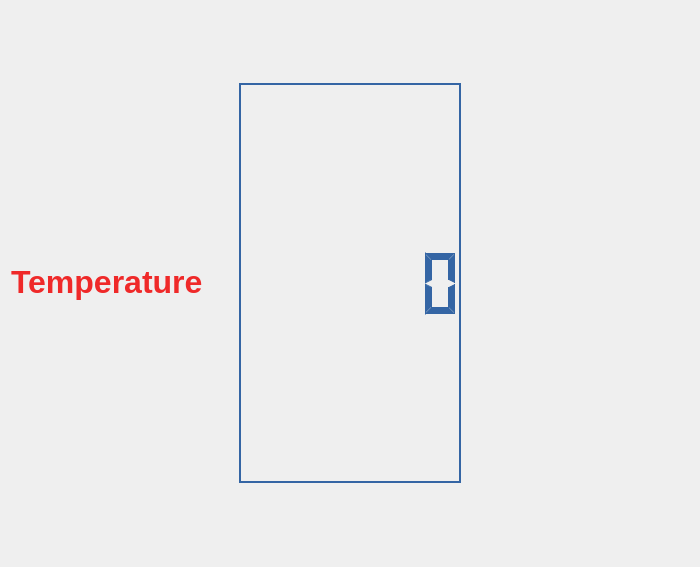
<?xml version="1.0" encoding="UTF-8"?>
<ui version="4.0">
 <class>Dialog</class>
 <widget class="QDialog" name="Dialog">
  <property name="geometry">
   <rect>
    <x>0</x>
    <y>0</y>
    <width>700</width>
    <height>567</height>
   </rect>
  </property>
  <property name="windowTitle">
   <string>Dialog</string>
  </property>
  <layout class="QGridLayout" name="gridLayout">
   <item row="0" column="3">
    <widget class="QLCDNumber" name="tempLcdNumber">
     <property name="palette">
      <palette>
       <active>
        <colorrole role="WindowText">
         <brush brushstyle="SolidPattern">
          <color alpha="255">
           <red>52</red>
           <green>101</green>
           <blue>164</blue>
          </color>
         </brush>
        </colorrole>
        <colorrole role="Light">
         <brush brushstyle="SolidPattern">
          <color alpha="255">
           <red>52</red>
           <green>101</green>
           <blue>164</blue>
          </color>
         </brush>
        </colorrole>
        <colorrole role="Dark">
         <brush brushstyle="SolidPattern">
          <color alpha="255">
           <red>52</red>
           <green>101</green>
           <blue>164</blue>
          </color>
         </brush>
        </colorrole>
        <colorrole role="Text">
         <brush brushstyle="SolidPattern">
          <color alpha="255">
           <red>0</red>
           <green>0</green>
           <blue>0</blue>
          </color>
         </brush>
        </colorrole>
        <colorrole role="ButtonText">
         <brush brushstyle="SolidPattern">
          <color alpha="255">
           <red>0</red>
           <green>0</green>
           <blue>0</blue>
          </color>
         </brush>
        </colorrole>
       </active>
       <inactive>
        <colorrole role="WindowText">
         <brush brushstyle="SolidPattern">
          <color alpha="255">
           <red>52</red>
           <green>101</green>
           <blue>164</blue>
          </color>
         </brush>
        </colorrole>
        <colorrole role="Light">
         <brush brushstyle="SolidPattern">
          <color alpha="255">
           <red>52</red>
           <green>101</green>
           <blue>164</blue>
          </color>
         </brush>
        </colorrole>
        <colorrole role="Dark">
         <brush brushstyle="SolidPattern">
          <color alpha="255">
           <red>52</red>
           <green>101</green>
           <blue>164</blue>
          </color>
         </brush>
        </colorrole>
        <colorrole role="Text">
         <brush brushstyle="SolidPattern">
          <color alpha="255">
           <red>0</red>
           <green>0</green>
           <blue>0</blue>
          </color>
         </brush>
        </colorrole>
        <colorrole role="ButtonText">
         <brush brushstyle="SolidPattern">
          <color alpha="255">
           <red>0</red>
           <green>0</green>
           <blue>0</blue>
          </color>
         </brush>
        </colorrole>
       </inactive>
       <disabled>
        <colorrole role="WindowText">
         <brush brushstyle="SolidPattern">
          <color alpha="255">
           <red>52</red>
           <green>101</green>
           <blue>164</blue>
          </color>
         </brush>
        </colorrole>
        <colorrole role="Light">
         <brush brushstyle="SolidPattern">
          <color alpha="255">
           <red>52</red>
           <green>101</green>
           <blue>164</blue>
          </color>
         </brush>
        </colorrole>
        <colorrole role="Dark">
         <brush brushstyle="SolidPattern">
          <color alpha="255">
           <red>52</red>
           <green>101</green>
           <blue>164</blue>
          </color>
         </brush>
        </colorrole>
        <colorrole role="Text">
         <brush brushstyle="SolidPattern">
          <color alpha="255">
           <red>52</red>
           <green>101</green>
           <blue>164</blue>
          </color>
         </brush>
        </colorrole>
        <colorrole role="ButtonText">
         <brush brushstyle="SolidPattern">
          <color alpha="255">
           <red>52</red>
           <green>101</green>
           <blue>164</blue>
          </color>
         </brush>
        </colorrole>
       </disabled>
      </palette>
     </property>
     <property name="digitCount">
      <number>6</number>
     </property>
     <property name="value" stdset="0">
      <double>0.000000000000000</double>
     </property>
    </widget>
   </item>
   <item row="0" column="0">
    <widget class="QLabel" name="tempLabel">
     <property name="font">
      <font>
       <pointsize>24</pointsize>
       <weight>75</weight>
       <bold>true</bold>
      </font>
     </property>
     <property name="text">
      <string>&lt;html&gt;&lt;head/&gt;&lt;body&gt;&lt;p&gt;&lt;span style=&quot; font-size:24pt; font-weight:600; color:#ef2929;&quot;&gt;Temperature&lt;/span&gt;&lt;/p&gt;&lt;/body&gt;&lt;/html&gt;</string>
     </property>
    </widget>
   </item>
   <item row="0" column="4">
    <widget class="QLabel" name="flame">
     <property name="enabled">
      <bool>true</bool>
     </property>
     <property name="maximumSize">
      <size>
       <width>400</width>
       <height>400</height>
      </size>
     </property>
     <property name="font">
      <font>
       <pointsize>12</pointsize>
      </font>
     </property>
     <property name="text">
      <string/>
     </property>
     <property name="pixmap">
      <pixmap>flame.png</pixmap>
     </property>
     <property name="scaledContents">
      <bool>false</bool>
     </property>
    </widget>
   </item>
  </layout>
 </widget>
 <layoutdefault spacing="6" margin="11"/>
 <resources/>
 <connections/>
</ui>
